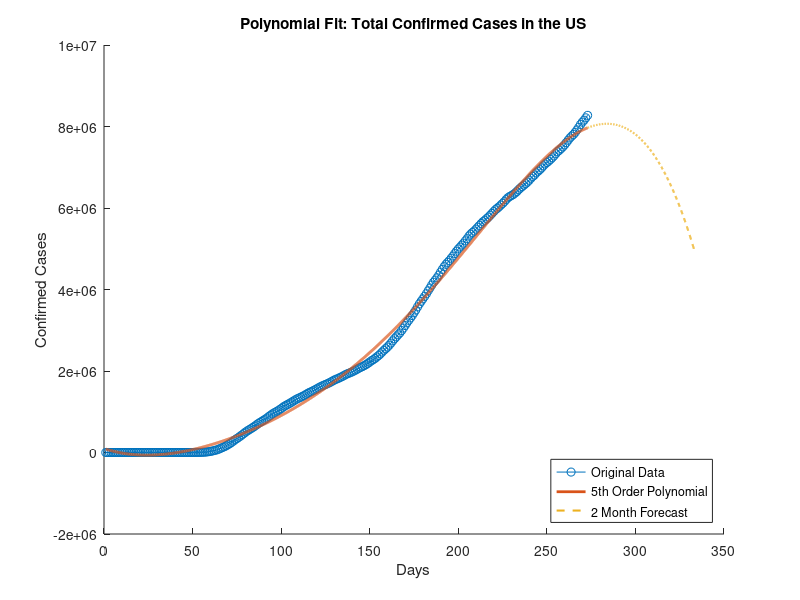

This chart was generated by the following MATLAB code: (Note: this script raises an error after producing the figure.)
%   MA332_CovidModel
%   10/30/2020
%   
%
%   Cory Snyder
%% Polynomial Fit 
% Sets up a simple linear solver to fit the COVID-19 data to a 5th order 
% polynomial.  

% Load in variables
load('TotalConfirmedCasesinUS.mat');
y = TotalConfirmedCasesinUS;
load('Day.mat');
x = Day;

% Setup Matrix
A = zeros(length(x),6);
for i = 1:length(x)
    A(i,1) = 1;
    A(i,2) = i;
    A(i,3) = i^2;
    A(i,4) = i^3;
    A(i,5) = i^4;
    A(i,6) = i^5;
end

% Solve for the equation coeffs
alpha = linsolve(A'*A,A'*y);

% Assemble the Polynomial fucntion based on the coefficients
f = @(x) alpha(6)*x.^5 + alpha(5)*x.^4 + alpha(4)*x.^3 + alpha(3)*x.^2 + alpha(2)*x + alpha(1);
xx = 1:0.1:length(x);
% 60 Day Prediction
xx2 = x(end):0.1:x(end)+60;

figure(1);
hold on;
plot(Day,TotalConfirmedCasesinUS, '-o');
plot(xx,f(xx),'LineWidth',2);
plot(xx2,f(xx2),'--','LineWidth',1.5);
title('Polynomial Fit: Total Confirmed Cases in the US');
xlabel('Days');
ylabel('Confirmed Cases');
legend('Original Data','5th Order Polynomial','2 Month Forecast','Location','southeast');
hold off;

%% Logistic Fit
% Load in variables
load('TotalConfirmedCasesinUS.mat');
y = TotalConfirmedCasesinUS;
load('Day.mat');
x = Day;

[abest,fbest,itr,status] = NewtonOpt(@logisticLS_f,@logisticLS_Df,@logisticLS_D2f,[9000000;100;0.025],1,1,100,3);
%[9000000;105;0.025]
% Assemble the Logistic model based on the coefficients from NewtonOpt
f = @(x) abest(1) ./ (1 + abest(2).*exp(-abest(3).*x));
xx = 1:0.1:length(Day);
% 60 Day Prediction
xx2 = Day(end):0.1:Day(end)+60;

figure(2);
hold on;
plot(Day,TotalConfirmedCasesinUS, '-o');
plot(xx,f(xx),'LineWidth',1.5);
plot(xx2,f(xx2),'--','LineWidth',1.5);
title('Logistic Fit: Total Confirmed Cases in the US');
xlabel('Days');
ylabel('Confirmed Cases');
legend('Original Data','Logistic Curve','2 Month Forecast','Location','southeast');
hold off;

%% Gompertz Fit
% Load in variables
load('TotalConfirmedCasesinUS.mat');
y = TotalConfirmedCasesinUS;
load('Day.mat');
x = Day;

% Use Newton Optimization and Least Squares Logistic Function,Gradient,and
% Hessian to find suitable parameters
% Initial Guess : [13682795.7504817;8182.36526500048;0.01]
[abest,fbest,itr,status] = NewtonOpt(@gompertzLS_f,@gompertzLS_Df,@gompertzLS_D2f,[13000000;8000;0.01],1,1,2,3);

% Assemble the Gompertz model based on the coefficients from NewtonOpt
f = @(x) abest(1)*exp(-log(abest(1)/abest(2))*exp(-abest(3)*x));
xx = 1:0.1:length(Day);
% 60 Day Prediction
xx2 = Day(end):0.1:Day(end)+60;

figure(3);
hold on;
plot(Day,TotalConfirmedCasesinUS, '-o');
plot(xx,f(xx),'LineWidth',1.5);
plot(xx2,f(xx2),'--','LineWidth',1.5);
title('Gompertz Fit: Total Confirmed Cases in the US');
xlabel('Days');
ylabel('Confirmed Cases');
legend('Original Data','Gompertz Curve','2 Month Forecast','Location','southeast');
hold off;